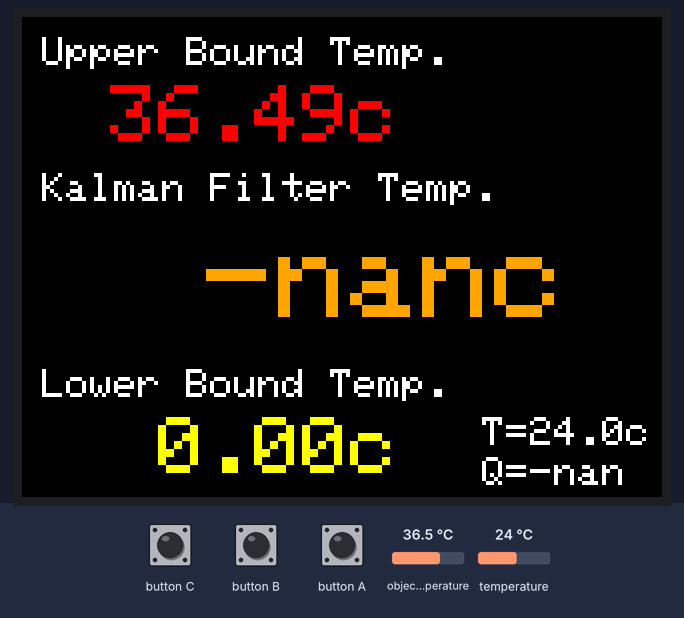
The program below on a simulated ESP32. Shown: 320×240 colour display. Inputs (shaded band) come from the test bench; at power-on: object temperature 36.5 °C, temperature 24 °C. EEPROM starts erased.

Above: at 2.5 s.
2.6 s: button B pressed for 0.15 s
At 3.1 s:
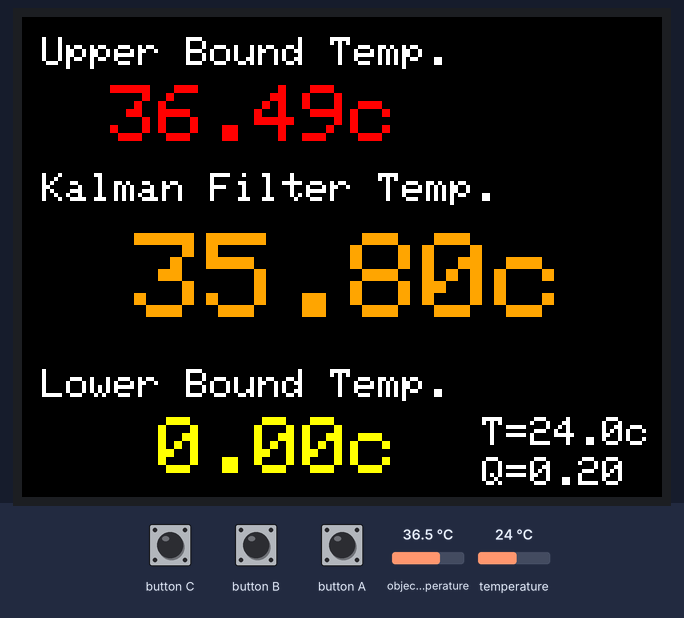
3.3 s: object temperature set to 20 °C
At 3.49 s:
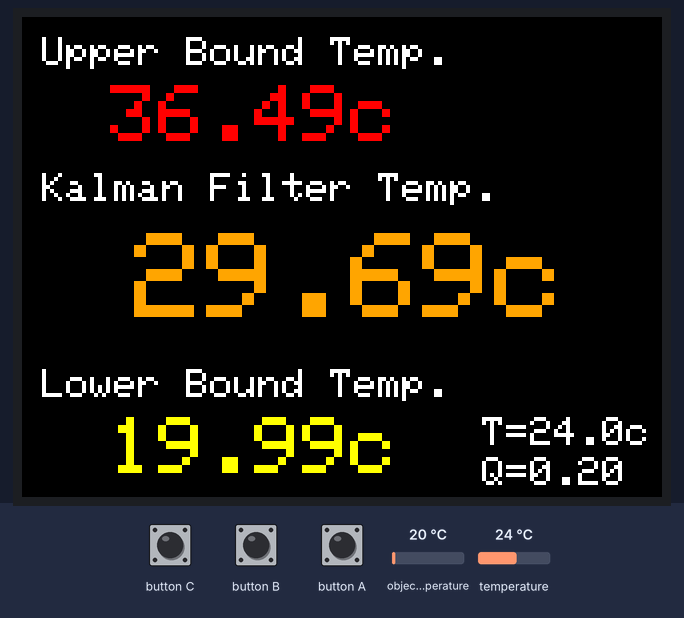
4.9 s: object temperature set to 26 °C
At 4.96 s:
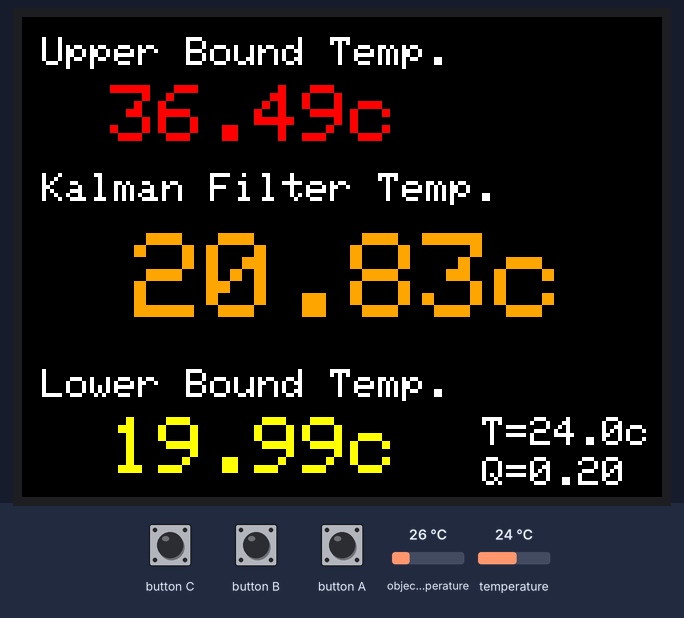
6.4 s: button C pressed for 0.15 s
At 6.73 s:
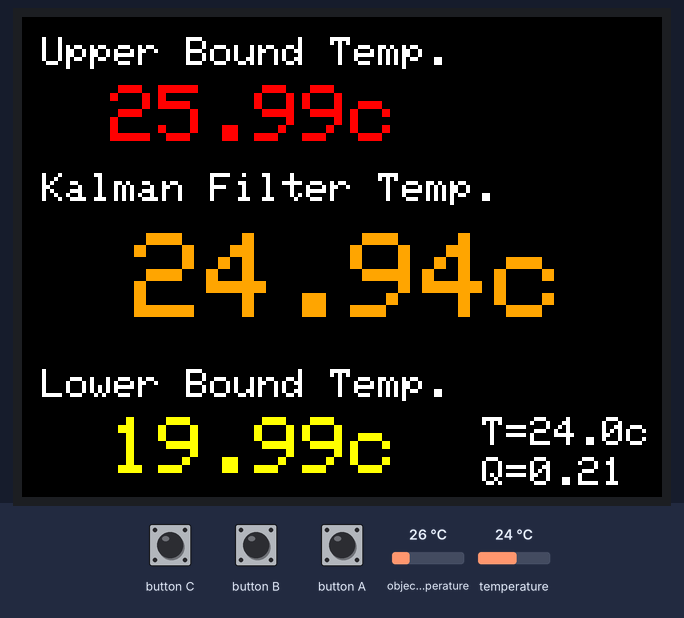
7.1 s: button A pressed for 0.15 s
At 7.3 s:
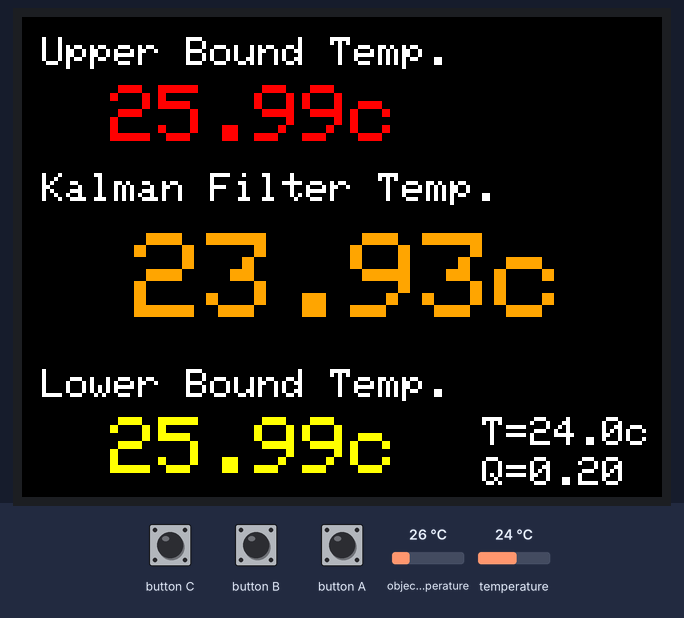
7.8 s: button C pressed for 1 s
At 10.19 s:
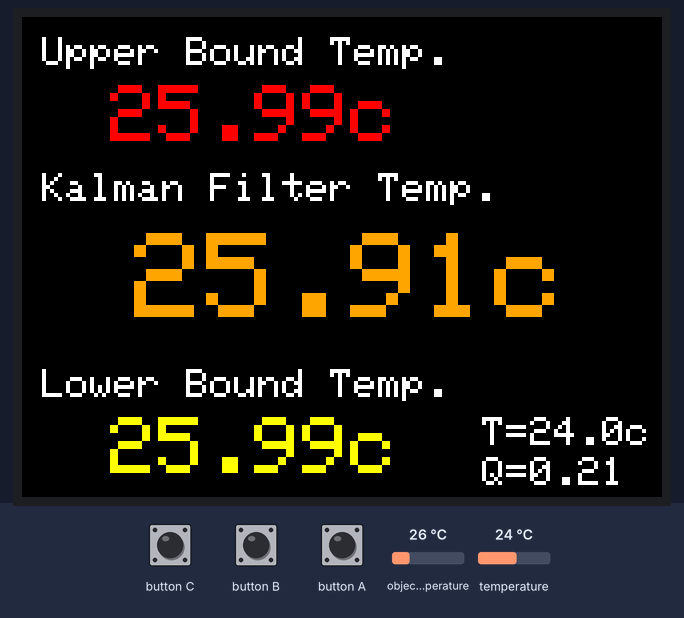

Measured:
- after the input at 2.6 s, the display: first changes after 0.13 s (image 1 shows a later state)

The program:

main.cpp
```cpp
#include <EEPROM.h>
#include <M5Stack.h>
#include <SimpleKalmanFilter.h>
#include <adafruit_mlx90614.h>
#include <math.h>

#define READ_RATE 64
#define MAX_DATA_POINT READ_RATE
#define DISPLAY_REFRESH_RATE 24

float e_mea = 10;
float e_est = 10;
float q = 0.2;

Adafruit_MLX90614 mlx = Adafruit_MLX90614();
SimpleKalmanFilter kf = SimpleKalmanFilter(e_mea, e_est, q);

int pointer = 0;
float dataPoint[MAX_DATA_POINT] = {};

void setup() {
  M5.begin();                // Init M5Core.
  M5.Power.begin();          // Init Power module.
  M5.Lcd.fillScreen(WHITE);  // Set the screen background.
  EEPROM.begin(4);

  delay(1000);

  Wire.begin();  // Joing I2C bus
  mlx.begin();
  M5.Lcd.fillScreen(BLACK);

  q = EEPROM.readFloat(0);
  kf = SimpleKalmanFilter(e_mea, e_est, q);
}

int refreshTime = millis();

void loop() {
  M5.update();

  if (M5.BtnA.wasPressed()) {
    q -= 0.01;
    if (q < 0) q = 0.01;
    kf = SimpleKalmanFilter(e_mea, e_est, q);
    EEPROM.writeFloat(0, q);
    EEPROM.commit();
  }

  if (M5.BtnB.wasPressed()) {
    q = 0.2;
    kf = SimpleKalmanFilter(e_mea, e_est, q);
    EEPROM.writeFloat(0, q);
    EEPROM.commit();
  }

  if (M5.BtnC.wasPressed()) {
    q += 0.01;
    if (q >= 1) q = 1;
    kf = SimpleKalmanFilter(e_mea, e_est, q);
    EEPROM.writeFloat(0, q);
    EEPROM.commit();
  }

  float readingTemp = mlx.readObjectTempC();

  float estimated_value = kf.updateEstimate(readingTemp);

  dataPoint[pointer++] = readingTemp;

  pointer %= MAX_DATA_POINT;

  if (millis() > refreshTime) {
    float upperBoundTemp = 0;
    for (int i = 0; i < MAX_DATA_POINT; i++) {
      upperBoundTemp = max(upperBoundTemp, dataPoint[i]);
    }

    float lowerBoundTemp = 999;
    for (int i = 0; i < MAX_DATA_POINT; i++) {
      lowerBoundTemp = min(lowerBoundTemp, dataPoint[i]);
    }

    M5.Lcd.setCursor(10, 10);
    M5.Lcd.setTextSize(2);
    M5.Lcd.setTextColor(WHITE);
    M5.Lcd.print("Upper Bound Temp.");
    M5.Lcd.setCursor(20, 34);
    M5.Lcd.setTextSize(4);
    M5.Lcd.setTextColor(RED, BLACK);
    M5.Lcd.printf("%6.2fc", upperBoundTemp);

    M5.Lcd.setCursor(10, 78);
    M5.Lcd.setTextSize(2);
    M5.Lcd.setTextColor(WHITE);
    M5.Lcd.print("Kalman Filter Temp.");
    M5.Lcd.setCursor(20, 108);
    M5.Lcd.setTextSize(6);
    M5.Lcd.setTextColor(ORANGE, BLACK);
    M5.Lcd.printf("%6.2fc", estimated_value);

    M5.Lcd.setCursor(10, 176);
    M5.Lcd.setTextSize(2);
    M5.Lcd.setTextColor(WHITE);
    M5.Lcd.print("Lower Bound Temp.");
    M5.Lcd.setCursor(20, 200);
    M5.Lcd.setTextSize(4);
    M5.Lcd.setTextColor(YELLOW, BLACK);
    M5.Lcd.printf("%6.2fc", lowerBoundTemp);

    M5.Lcd.setCursor(230, 200);
    M5.Lcd.setTextSize(2);
    M5.Lcd.setTextColor(WHITE, BLACK);
    M5.Lcd.printf("T=%4.1fc", mlx.readAmbientTempC());

    M5.Lcd.setCursor(230, 220);
    M5.Lcd.setTextSize(2);
    M5.Lcd.setTextColor(WHITE, BLACK);
    M5.Lcd.printf("Q=%4.2f ", q);

    refreshTime = millis() + (1000.0 / DISPLAY_REFRESH_RATE);
  }

  delay(1000 / READ_RATE);
}
```
